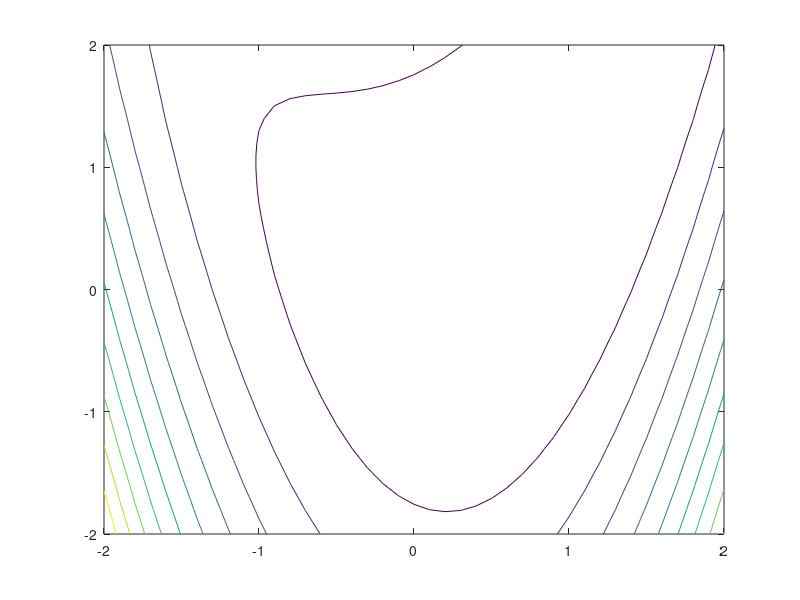

Here is the MATLAB script that generated this plot:
%% Optimization
clear

% Implement function according to specifications
f = @(x1,x2) 0.5*(x1.^2 - x2).^2 + 0.5*(1 - x1).^2;

% Plot the contour function of f
[X, Y] = meshgrid(-2:0.1:2);
Z      = f(X,Y);
contour(X,Y,Z);

gradient = @(x1,x2) [2*x1.^3+x1-2*x1.*x2; x2-x1.^2];

dfdx11 = @(x1,x2) 6*x1.^2-2*x2+1;
dfdx12 = @(x1,x2) -2*x1;
dfdx22 = @(x1,x2) 1;

hessian  = @(x1,x2) [dfdx11(x1,x2) dfdx12(x1,x2); dfdx12(x1,x2) dfdx22(x1,x2)];

xk = [0,0];
for n=1:2
    xk = xk + gradient(xk(1),xk(2))\hessian(xk(1),xk(2));
end